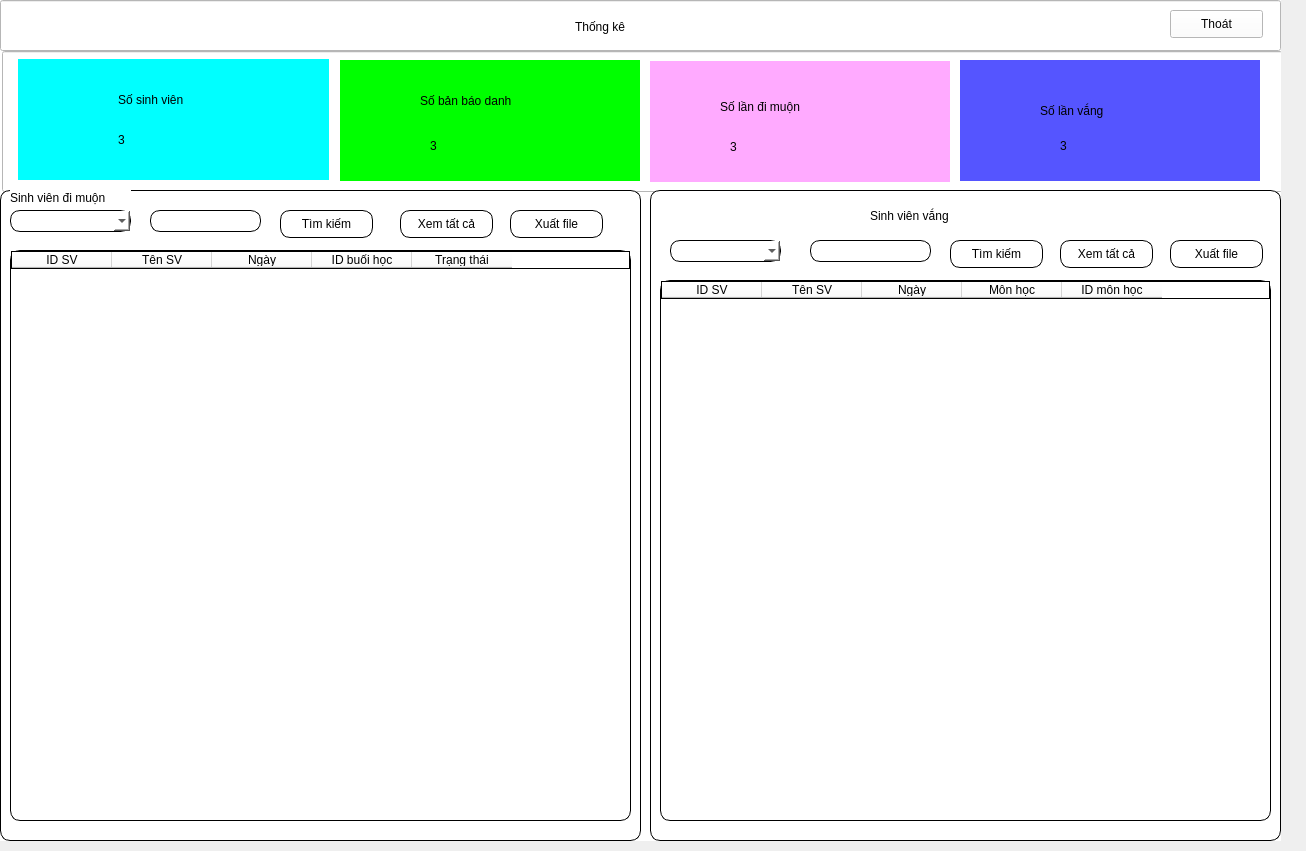
<?xml version="1.0" encoding="UTF-8"?>
<ui version="4.0">
 <class>Dialog</class>
 <widget class="QDialog" name="Dialog">
  <property name="geometry">
   <rect>
    <x>0</x>
    <y>0</y>
    <width>1306</width>
    <height>851</height>
   </rect>
  </property>
  <property name="windowTitle">
   <string>Dialog</string>
  </property>
  <widget class="QWidget" name="widget" native="true">
   <property name="geometry">
    <rect>
     <x>0</x>
     <y>0</y>
     <width>1281</width>
     <height>841</height>
    </rect>
   </property>
   <property name="styleSheet">
    <string notr="true">background-color: rgb(255, 255, 255);</string>
   </property>
   <widget class="QLineEdit" name="lineEdit">
    <property name="geometry">
     <rect>
      <x>0</x>
      <y>0</y>
      <width>1281</width>
      <height>51</height>
     </rect>
    </property>
   </widget>
   <widget class="QLabel" name="label_2">
    <property name="geometry">
     <rect>
      <x>575</x>
      <y>6</y>
      <width>141</width>
      <height>41</height>
     </rect>
    </property>
    <property name="styleSheet">
     <string notr="true">font: 20pt &quot;MS Shell Dlg 2&quot;;</string>
    </property>
    <property name="text">
     <string>Thống kê</string>
    </property>
   </widget>
   <widget class="QLineEdit" name="lineEdit_2">
    <property name="geometry">
     <rect>
      <x>2</x>
      <y>51</y>
      <width>1281</width>
      <height>141</height>
     </rect>
    </property>
   </widget>
   <widget class="QWidget" name="widget_2" native="true">
    <property name="geometry">
     <rect>
      <x>18</x>
      <y>59</y>
      <width>311</width>
      <height>121</height>
     </rect>
    </property>
    <property name="styleSheet">
     <string notr="true">background-color: rgb(0, 255, 255);</string>
    </property>
    <widget class="QLabel" name="label">
     <property name="geometry">
      <rect>
       <x>100</x>
       <y>20</y>
       <width>171</width>
       <height>41</height>
      </rect>
     </property>
     <property name="styleSheet">
      <string notr="true">font: 14pt &quot;MS Shell Dlg 2&quot;;</string>
     </property>
     <property name="text">
      <string>Số sinh viên</string>
     </property>
    </widget>
    <widget class="QLabel" name="lbTong">
     <property name="geometry">
      <rect>
       <x>100</x>
       <y>65</y>
       <width>91</width>
       <height>31</height>
      </rect>
     </property>
     <property name="styleSheet">
      <string notr="true">font: 20pt &quot;MS Shell Dlg 2&quot;;</string>
     </property>
     <property name="text">
      <string>3</string>
     </property>
    </widget>
   </widget>
   <widget class="QWidget" name="widget_3" native="true">
    <property name="geometry">
     <rect>
      <x>340</x>
      <y>60</y>
      <width>300</width>
      <height>121</height>
     </rect>
    </property>
    <property name="styleSheet">
     <string notr="true">background-color: rgb(0, 255, 0);</string>
    </property>
    <widget class="QLabel" name="label_4">
     <property name="geometry">
      <rect>
       <x>80</x>
       <y>10</y>
       <width>181</width>
       <height>61</height>
      </rect>
     </property>
     <property name="styleSheet">
      <string notr="true">font: 14pt &quot;MS Shell Dlg 2&quot;;</string>
     </property>
     <property name="text">
      <string>Số bản báo danh</string>
     </property>
    </widget>
    <widget class="QLabel" name="lbTongDiemDanh">
     <property name="geometry">
      <rect>
       <x>90</x>
       <y>65</y>
       <width>55</width>
       <height>41</height>
      </rect>
     </property>
     <property name="styleSheet">
      <string notr="true">font: 20pt &quot;MS Shell Dlg 2&quot;;</string>
     </property>
     <property name="text">
      <string>3</string>
     </property>
    </widget>
   </widget>
   <widget class="QWidget" name="widget_4" native="true">
    <property name="geometry">
     <rect>
      <x>650</x>
      <y>61</y>
      <width>300</width>
      <height>121</height>
     </rect>
    </property>
    <property name="styleSheet">
     <string notr="true">background-color: rgb(255, 170, 255);</string>
    </property>
    <widget class="QLabel" name="label_6">
     <property name="geometry">
      <rect>
       <x>70</x>
       <y>30</y>
       <width>211</width>
       <height>31</height>
      </rect>
     </property>
     <property name="styleSheet">
      <string notr="true">font: 14pt &quot;MS Shell Dlg 2&quot;;</string>
     </property>
     <property name="text">
      <string>Số lần đi muộn</string>
     </property>
    </widget>
    <widget class="QLabel" name="lbDiemDanhMuon">
     <property name="geometry">
      <rect>
       <x>80</x>
       <y>70</y>
       <width>61</width>
       <height>31</height>
      </rect>
     </property>
     <property name="styleSheet">
      <string notr="true">font: 20pt &quot;MS Shell Dlg 2&quot;;</string>
     </property>
     <property name="text">
      <string>3</string>
     </property>
    </widget>
   </widget>
   <widget class="QWidget" name="widget_5" native="true">
    <property name="geometry">
     <rect>
      <x>960</x>
      <y>60</y>
      <width>300</width>
      <height>121</height>
     </rect>
    </property>
    <property name="styleSheet">
     <string notr="true">background-color: rgb(85, 85, 255);</string>
    </property>
    <widget class="QLabel" name="label_8">
     <property name="geometry">
      <rect>
       <x>80</x>
       <y>30</y>
       <width>181</width>
       <height>41</height>
      </rect>
     </property>
     <property name="styleSheet">
      <string notr="true">font: 14pt &quot;MS Shell Dlg 2&quot;;</string>
     </property>
     <property name="text">
      <string>Số lần vắng</string>
     </property>
    </widget>
    <widget class="QLabel" name="lbVang">
     <property name="geometry">
      <rect>
       <x>100</x>
       <y>65</y>
       <width>31</width>
       <height>41</height>
      </rect>
     </property>
     <property name="styleSheet">
      <string notr="true">font: 20pt &quot;MS Shell Dlg 2&quot;;</string>
     </property>
     <property name="text">
      <string>3</string>
     </property>
    </widget>
   </widget>
   <widget class="QWidget" name="widget_6" native="true">
    <property name="geometry">
     <rect>
      <x>0</x>
      <y>190</y>
      <width>641</width>
      <height>651</height>
     </rect>
    </property>
    <property name="styleSheet">
     <string notr="true">background-color: rgb(255, 255, 255);
border: 0.5px solid #000000;
border-radius: 10px;</string>
    </property>
    <widget class="QLabel" name="label_10">
     <property name="geometry">
      <rect>
       <x>10</x>
       <y>0</y>
       <width>121</width>
       <height>16</height>
      </rect>
     </property>
     <property name="styleSheet">
      <string notr="true">border : 0px solid #000;</string>
     </property>
     <property name="text">
      <string>Sinh viên đi muộn</string>
     </property>
    </widget>
    <widget class="QComboBox" name="cbSearch1">
     <property name="geometry">
      <rect>
       <x>10</x>
       <y>20</y>
       <width>121</width>
       <height>22</height>
      </rect>
     </property>
     <item>
      <property name="text">
       <string/>
      </property>
     </item>
     <item>
      <property name="text">
       <string>ID sinh viên</string>
      </property>
     </item>
     <item>
      <property name="text">
       <string>Tên sinh viên</string>
      </property>
     </item>
     <item>
      <property name="text">
       <string>Ngày</string>
      </property>
     </item>
    </widget>
    <widget class="QLineEdit" name="tfSearch1">
     <property name="geometry">
      <rect>
       <x>150</x>
       <y>20</y>
       <width>111</width>
       <height>22</height>
      </rect>
     </property>
    </widget>
    <widget class="QPushButton" name="btnSearch1">
     <property name="geometry">
      <rect>
       <x>280</x>
       <y>20</y>
       <width>93</width>
       <height>28</height>
      </rect>
     </property>
     <property name="text">
      <string>Tìm kiếm</string>
     </property>
    </widget>
    <widget class="QPushButton" name="btnLoadAll1">
     <property name="geometry">
      <rect>
       <x>400</x>
       <y>20</y>
       <width>93</width>
       <height>28</height>
      </rect>
     </property>
     <property name="text">
      <string>Xem tất cả</string>
     </property>
    </widget>
    <widget class="QPushButton" name="btnExport1">
     <property name="geometry">
      <rect>
       <x>510</x>
       <y>20</y>
       <width>93</width>
       <height>28</height>
      </rect>
     </property>
     <property name="text">
      <string>Xuất file</string>
     </property>
    </widget>
    <widget class="QTableWidget" name="tableWidget">
     <property name="geometry">
      <rect>
       <x>10</x>
       <y>60</y>
       <width>621</width>
       <height>571</height>
      </rect>
     </property>
     <column>
      <property name="text">
       <string>ID SV</string>
      </property>
     </column>
     <column>
      <property name="text">
       <string>Tên SV</string>
      </property>
     </column>
     <column>
      <property name="text">
       <string>Ngày</string>
      </property>
     </column>
     <column>
      <property name="text">
       <string>ID buổi học</string>
      </property>
     </column>
     <column>
      <property name="text">
       <string>Trạng thái</string>
      </property>
     </column>
    </widget>
   </widget>
   <widget class="QWidget" name="widget_7" native="true">
    <property name="geometry">
     <rect>
      <x>650</x>
      <y>190</y>
      <width>631</width>
      <height>651</height>
     </rect>
    </property>
    <property name="styleSheet">
     <string notr="true">background-color: rgb(255, 255, 255);
border: 1px solid #000000;
border-radius: 10px;</string>
    </property>
    <widget class="QLabel" name="label_12">
     <property name="geometry">
      <rect>
       <x>220</x>
       <y>10</y>
       <width>231</width>
       <height>31</height>
      </rect>
     </property>
     <property name="styleSheet">
      <string notr="true">border : 0px solid #000;
font: 11pt &quot;MS Shell Dlg 2&quot;;</string>
     </property>
     <property name="text">
      <string>Sinh viên vắng</string>
     </property>
    </widget>
    <widget class="QComboBox" name="cbSearch_2">
     <property name="geometry">
      <rect>
       <x>20</x>
       <y>50</y>
       <width>111</width>
       <height>22</height>
      </rect>
     </property>
     <item>
      <property name="text">
       <string/>
      </property>
     </item>
     <item>
      <property name="text">
       <string>ID sinh viên</string>
      </property>
     </item>
     <item>
      <property name="text">
       <string>Tên sinh viên</string>
      </property>
     </item>
     <item>
      <property name="text">
       <string>Ngày</string>
      </property>
     </item>
     <item>
      <property name="text">
       <string>Môn</string>
      </property>
     </item>
    </widget>
    <widget class="QLineEdit" name="tfSearch_2">
     <property name="geometry">
      <rect>
       <x>160</x>
       <y>50</y>
       <width>121</width>
       <height>22</height>
      </rect>
     </property>
    </widget>
    <widget class="QPushButton" name="btnSearch_2">
     <property name="geometry">
      <rect>
       <x>300</x>
       <y>50</y>
       <width>93</width>
       <height>28</height>
      </rect>
     </property>
     <property name="text">
      <string>Tìm kiếm</string>
     </property>
    </widget>
    <widget class="QPushButton" name="btnLoadAll_2">
     <property name="geometry">
      <rect>
       <x>410</x>
       <y>50</y>
       <width>93</width>
       <height>28</height>
      </rect>
     </property>
     <property name="text">
      <string>Xem tất cả</string>
     </property>
    </widget>
    <widget class="QPushButton" name="btnExport_2">
     <property name="geometry">
      <rect>
       <x>520</x>
       <y>50</y>
       <width>93</width>
       <height>28</height>
      </rect>
     </property>
     <property name="text">
      <string>Xuất file</string>
     </property>
    </widget>
    <widget class="QTableWidget" name="tableWidget_2">
     <property name="geometry">
      <rect>
       <x>10</x>
       <y>90</y>
       <width>611</width>
       <height>541</height>
      </rect>
     </property>
     <column>
      <property name="text">
       <string>ID SV</string>
      </property>
     </column>
     <column>
      <property name="text">
       <string>Tên SV</string>
      </property>
     </column>
     <column>
      <property name="text">
       <string>Ngày</string>
      </property>
     </column>
     <column>
      <property name="text">
       <string>Môn học</string>
      </property>
     </column>
     <column>
      <property name="text">
       <string>ID môn học</string>
      </property>
     </column>
    </widget>
   </widget>
   <widget class="QPushButton" name="btnExit">
    <property name="geometry">
     <rect>
      <x>1170</x>
      <y>10</y>
      <width>93</width>
      <height>28</height>
     </rect>
    </property>
    <property name="text">
     <string>Thoát</string>
    </property>
   </widget>
  </widget>
 </widget>
 <resources/>
 <connections/>
</ui>
